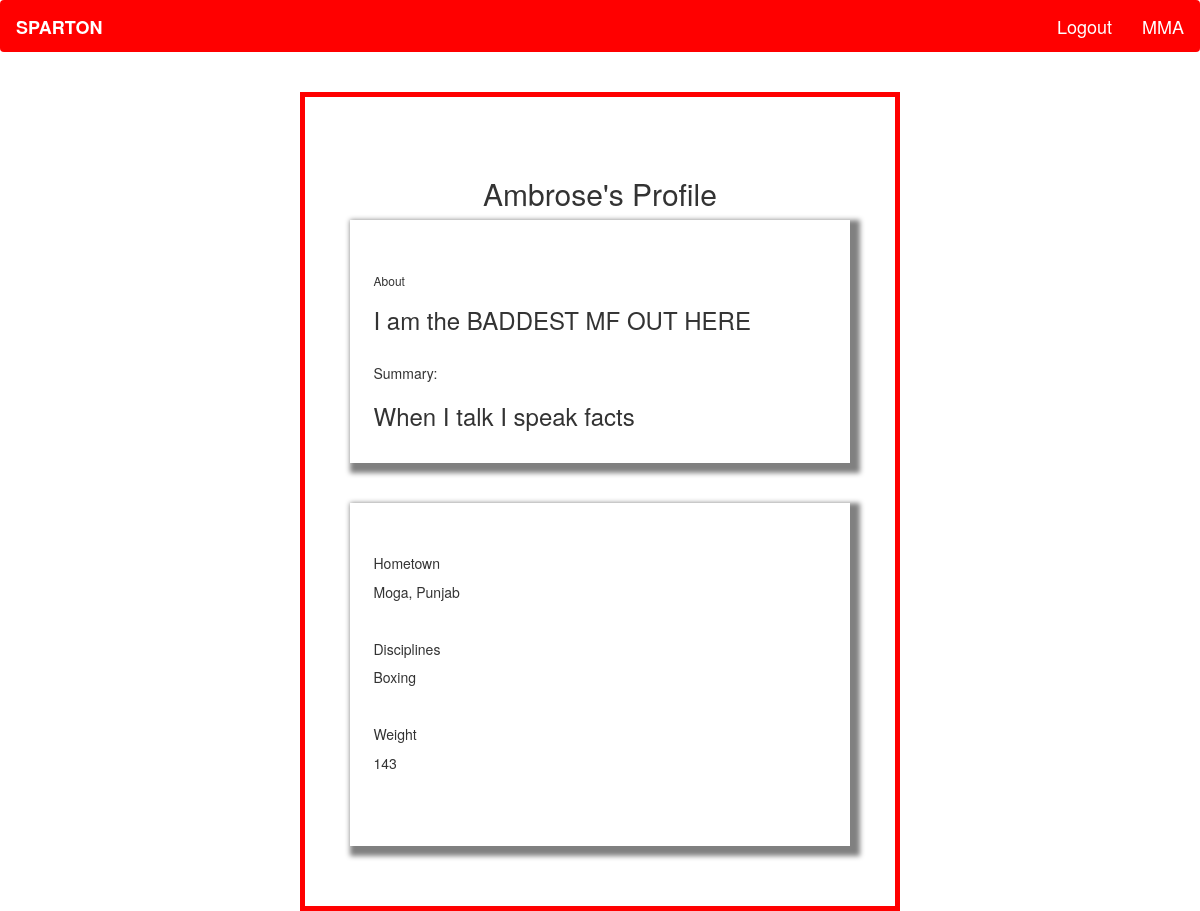
/home/profile/ambrose/, run on an earlier commit of the app's database.
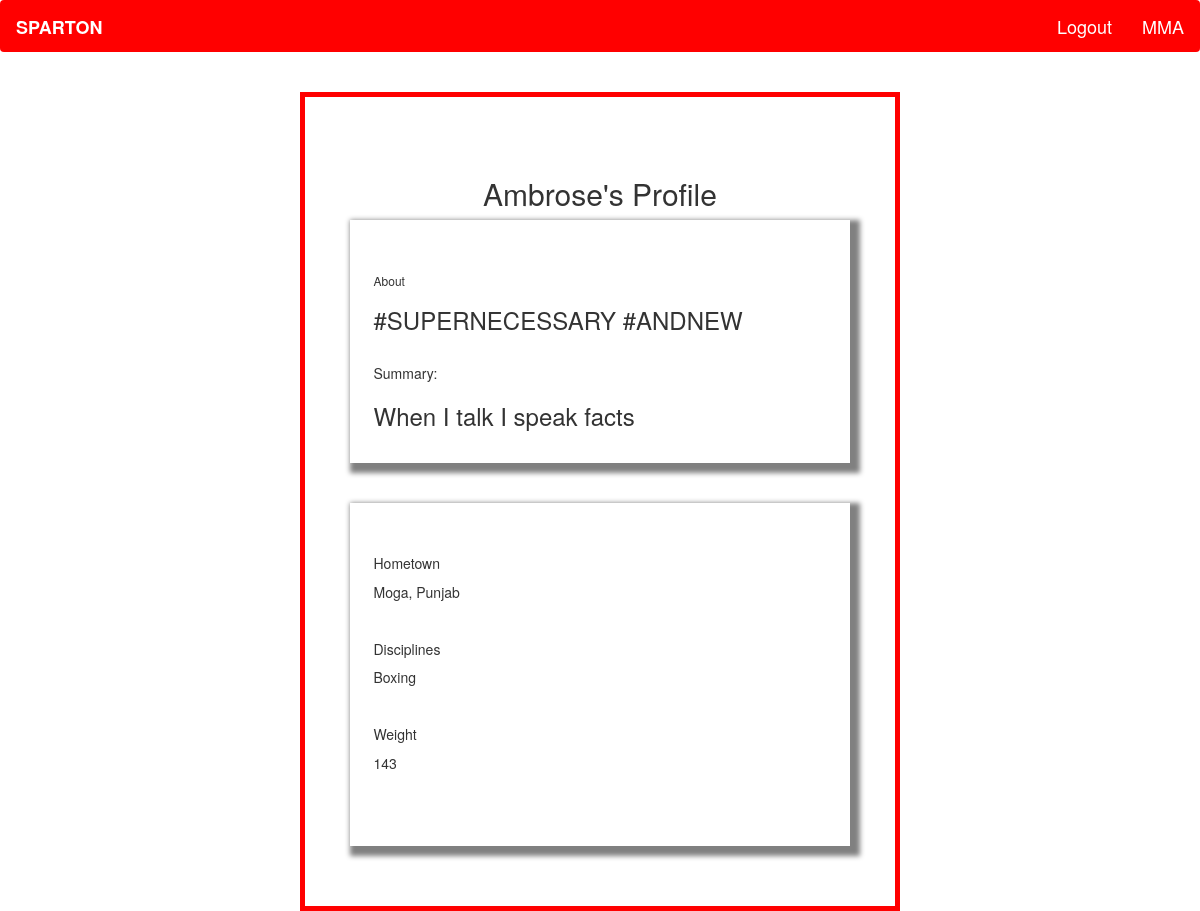
And on a later commit of the database.
### scout/models.py (models this page shows, shortened)
class Profile(models.Model):
    user = models.OneToOneField(User, on_delete=models.CASCADE, default=1)
    first_name = models.CharField(max_length=50, blank=True)
    last_name = models.CharField(max_length=50, blank=True)
    birth_date = models.DateField()
    height = models.IntegerField(default = 72)
    weight = models.IntegerField(default = 180)
    weight_units = models.CharField(max_length=30, blank=False, default='pounds')
    hometown = models.CharField(max_length=40, blank=True)
    country = models.CharField(max_length=30, null=True)
    disciplines = models.CharField(max_length=255, blank=True) # martial art disciplines
    mma_experience_level = models.CharField(max_length=50, blank=True)
    wins = models.IntegerField(default=0, blank=True)
    losses = models.IntegerField(default=0, blank=True)
    draws = models.IntegerField(default=0, blank=True)
    headline = models.CharField(max_length=150, blank=True)
    summary = models.CharField(max_length=200, blank=True)
    image = models.ImageField(upload_to='profile_image', blank=True)
    role = models.CharField(max_length=255, null=True)

### scout/api.py (the view)
# urls.py: re_path('profile/(?P<username>.+)/$', ProfileView.as_view()),
class ProfileView(generics.RetrieveAPIView):
    serializer_class = ProfileSerializer
    renderer_classes = [TemplateHTMLRenderer]
    template_name = 'homepage.html'
    def get(self, request, username=None):
        print(request.user)
        username = self.kwargs['username']
        user_id = User.objects.values_list('id', flat=True).get(username=username)
        user_profile = Profile.objects.filter(user=user_id).first()
        if request.user.is_authenticated and username == str(request.user):
            user_id = User.objects.values_list('id', flat=True).get(username=request.user)
            authenticated_user_profile = Profile.objects.filter(user=user_id).first()
            profile_edit_form = UserProfileForm(instance=authenticated_user_profile)
            return Response({'profile':user_profile, 'edit_form':profile_edit_form})
        return Response({'profile':user_profile})

### scout/templates/homepage.html (shortened to what this page needs)
<!DOCTYPE html>
<html>
<link rel="stylesheet" href="https://maxcdn.bootstrapcdn.com/bootstrap/3.4.1/css/bootstrap.min.css">
{% load crispy_forms_tags %}
 <nav class="navbar navbar-expand-lg" style="background-color: red;" >
                <a class="navbar-brand" href="#" style="color:white;"><b>SPARTON</b></a>
                      <a  class="navbar-brand" style="color:white;float:right;"href="">MMA</a>
                    <a  class="navbar-brand" style="color:white;float:right;"href="{% url 'logout' %}">Logout</a>
              </nav>
    <body>
    <br>
<div class="col-md-3 col-lg-3">
</div>
<div class="col-md-6 col-lg-6"  style="border: 5px solid red;padding: 5%;">
    <h2 style="text-align:center">{{profile.first_name}}'s Profile</h2>
<div class="row" style="box-shadow: 5px 5px 5px 5px grey;padding: 5%;" id="profile">
    <h6>About</h6>
    <h3> {{ profile.headline }}</h3>
    <br>
    <p>Summary: </p>
    <h3> {{ profile.summary }}</h3>
</div>
<br>
<br>
<div class="row" style="box-shadow: 5px 5px 5px 5px grey;padding: 5%;">
  <br>
    <h5>Hometown</h5>
    <p>{{profile.hometown}}</p>
    <br>
    <h5>Disciplines</h5>
    {% if '1' in profile.disciplines %}
    <p>Boxing</p>
    {% else %}
    <p>{{profile.disciplines}}</p>
    {% endif %}
    <br>
    <h5>Weight</h5>
    <p>{{profile.weight}}</p>
    <br>
    <br>
</div>
</div>
<div class="col-md-3 col-lg-3">
</div>
    </body>
</html>

What changed in the data, as far as the page shows it:
changed Profile "Ambrose": headline "I am the BADDEST MF OUT HERE" → "#SUPERNECESSARY #ANDNEW"
